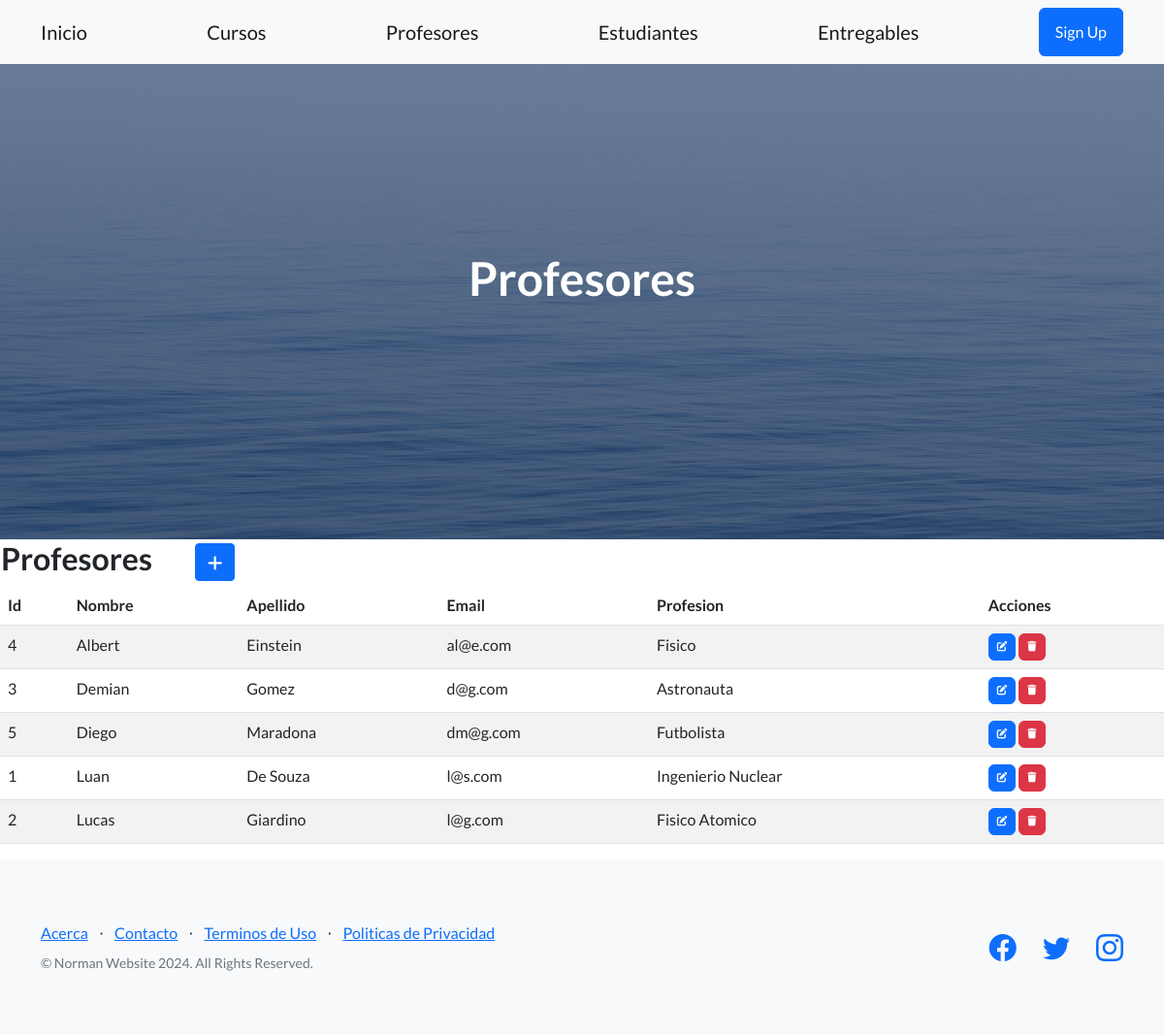
The page /profesores/ on the database its author committed.
### entidades/models.py (models this page shows, shortened)
class Profesor(models.Model):
    nombre = models.CharField(max_length=60)
    apellido = models.CharField(max_length=60)
    email = models.EmailField()
    profesion = models.CharField(max_length=50)
    class Meta:
        verbose_name = "Profesor"
        verbose_name_plural = "Profesores"
        ordering = ["nombre", "apellido"]

### entidades/views.py (the view)
# urls.py: path('profesores/', profesores, name="profesores"),
def profesores(request):
    contexto = {"profesores": Profesor.objects.all()}
    return render(request, "entidades/profesores.html", contexto)

### entidades/templates/entidades/profesores.html (shortened to what this page needs)
{% extends "entidades/index.html" %}
{% block titulo %}
<h1 class="mb-5">Profesores</h1>
{% endblock titulo %}
{% block contenido %}
<table>
    <tr>
        <td width="200"><h2>Profesores</h2></td>
        <td>
            <a
            href="{% url 'profesorForm' %}"
            class="btn btn-primary btn-sm"
            >
            </a>
        </td>
    </tr>
</table>
<table class="table table-striped">
    <thead>
        <tr>
            <th>Id</th>
            <th>Nombre</th>
            <th>Apellido</th>
            <th>Email</th>
            <th>Profesion</th>
            <th>Acciones</th>
        </tr>
    </thead>
    <tbody>
    {% for p in profesores  %}
        <tr>
            <td>{{ p.id }}</td>
            <td>{{ p.nombre }}</td>
            <td>{{ p.apellido }}</td>
            <td>{{ p.email }}</td>
            <td>{{ p.profesion }}</td>
            <td>
                <a
                  href="{% url 'profesorUpdate' p.id %}"
                  class="btn btn-primary"
                  style="--bs-btn-padding-y: .25rem; --bs-btn-padding-x: .5rem; --bs-btn-font-size: .75rem;"
                  >
                </a>
                <a
                  href="{% url 'profesorDelete' p.id %}"
                  class="btn btn-danger"
                  style="--bs-btn-padding-y: .25rem; --bs-btn-padding-x: .5rem; --bs-btn-font-size: .75rem;"
                  >
                </a>
            </td>
        </tr>
    {% endfor %}
    </tbody>
</table>
{% endblock contenido %}

### entidades/templates/entidades/index.html (shortened to what this page needs)
<!DOCTYPE html>
<html lang="en">
    <head>
        {% load static %}
        <link href="https://cdn.jsdelivr.net/npm/bootstrap-icons@1.5.0/font/bootstrap-icons.css" rel="stylesheet" type="text/css" />
        <link href="{% static 'css/styles.css' %}" rel="stylesheet" />
        <link rel="stylesheet" href="https://cdnjs.cloudflare.com/ajax/libs/font-awesome/6.4.0/css/all.min.css">
    </head>
    <body>
        <nav class="navbar navbar-light bg-light static-top">
            <div class="container">
                <a class="navbar-brand" href="{% url 'home' %}">Inicio</a>
                <a class="navbar-brand" href="{% url 'cursos' %}">Cursos</a>
                <a class="navbar-brand" href="{% url 'profesores' %}">Profesores</a>
                <a class="navbar-brand" href="{% url 'estudiantes' %}">Estudiantes</a>
                <a class="navbar-brand" href="{% url 'entregables' %}">Entregables</a>
                <a class="btn btn-primary" href="#signup">Sign Up</a>
            </div>
        </nav>
        <header class="masthead">
            <div class="container position-relative">
                <div class="row justify-content-center">
                    <div class="col-xl-6">
                        <div class="text-center text-white">
                            {% block titulo %}{% endblock titulo %}
                        </div>
                    </div>
                </div>
            </div>
        </header>
        {% block contenido %}
        {% endblock contenido %}
        <footer class="footer bg-light">
            <div class="container">
                <div class="row">
                    <div class="col-lg-6 h-100 text-center text-lg-start my-auto">
                        <ul class="list-inline mb-2">
                            <li class="list-inline-item"><a href="{% url 'acerca' %}">Acerca</a></li>
                            <li class="list-inline-item">⋅</li>
                            <li class="list-inline-item"><a href="#!">Contacto</a></li>
                            <li class="list-inline-item">⋅</li>
                            <li class="list-inline-item"><a href="#!">Terminos de Uso</a></li>
                            <li class="list-inline-item">⋅</li>
                            <li class="list-inline-item"><a href="#!">Politicas de Privacidad</a></li>
                        </ul>
                        <p class="text-muted small mb-4 mb-lg-0">&copy; Norman Website 2024. All Rights Reserved.</p>
                    </div>
                    <div class="col-lg-6 h-100 text-center text-lg-end my-auto">
                        <ul class="list-inline mb-0">
                            <li class="list-inline-item me-4">
                                <a href="#!"><i class="bi-facebook fs-3"></i></a>
                            </li>
                            <li class="list-inline-item me-4">
                                <a href="#!"><i class="bi-twitter fs-3"></i></a>
                            </li>
                            <li class="list-inline-item">
                                <a href="#!"><i class="bi-instagram fs-3"></i></a>
                            </li>
                        </ul>
                    </div>
                </div>
            </div>
        </footer>
    </body>
</html>

### rows shown on the page
Profesor: id "4", nombre "Albert", apellido "Einstein", email "al@e.com", profesion "Fisico"
Profesor: id "3", nombre "Demian", apellido "Gomez", email "d@g.com", profesion "Astronauta"
Profesor: id "5", nombre "Diego", apellido "Maradona", email "dm@g.com", profesion "Futbolista"
Profesor: id "1", nombre "Luan", apellido "De Souza", email "l@s.com", profesion "Ingenierio Nuclear"
Profesor: id "2", nombre "Lucas", apellido "Giardino", email "l@g.com", profesion "Fisico Atomico"
